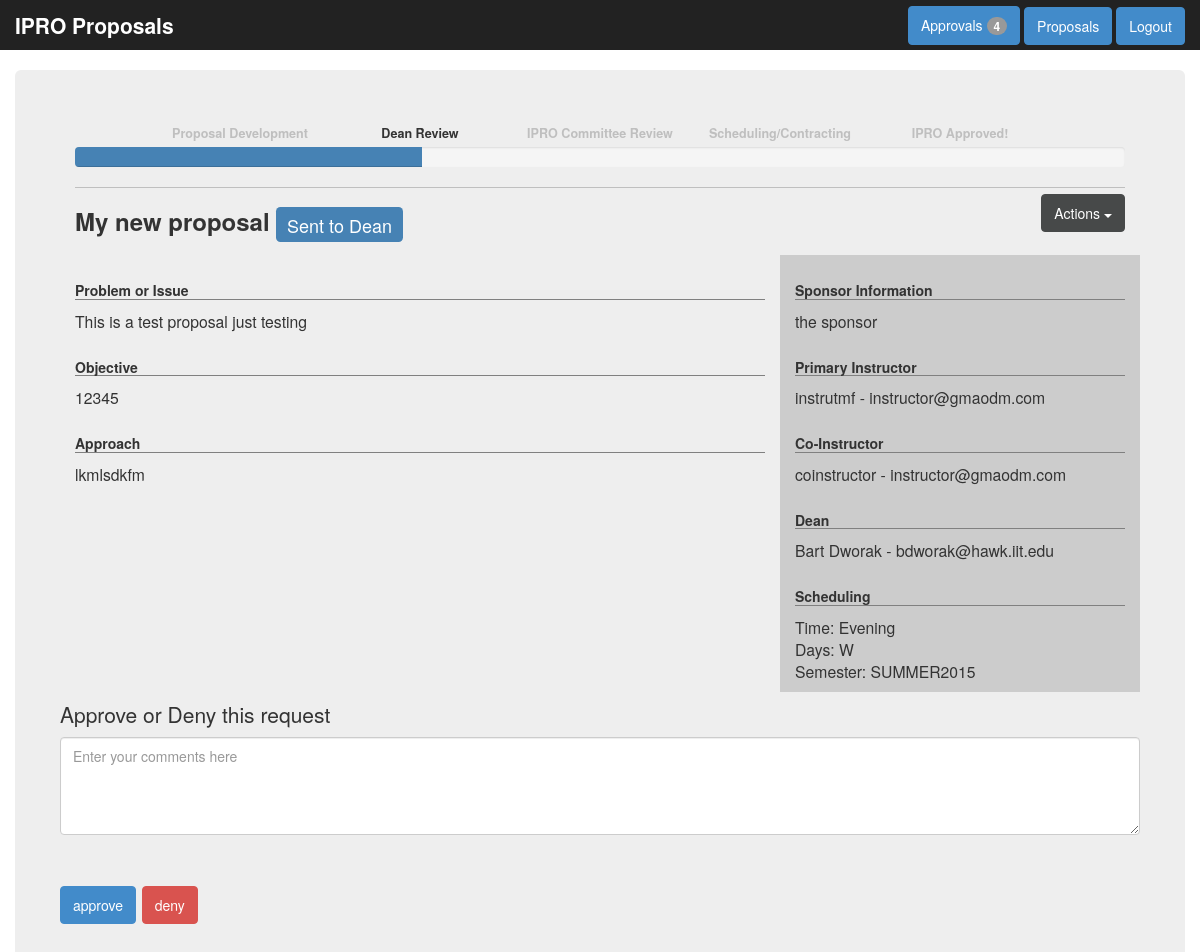
The page /showProposal.php?proposalID=6 (signed in) on the database as committed earlier.
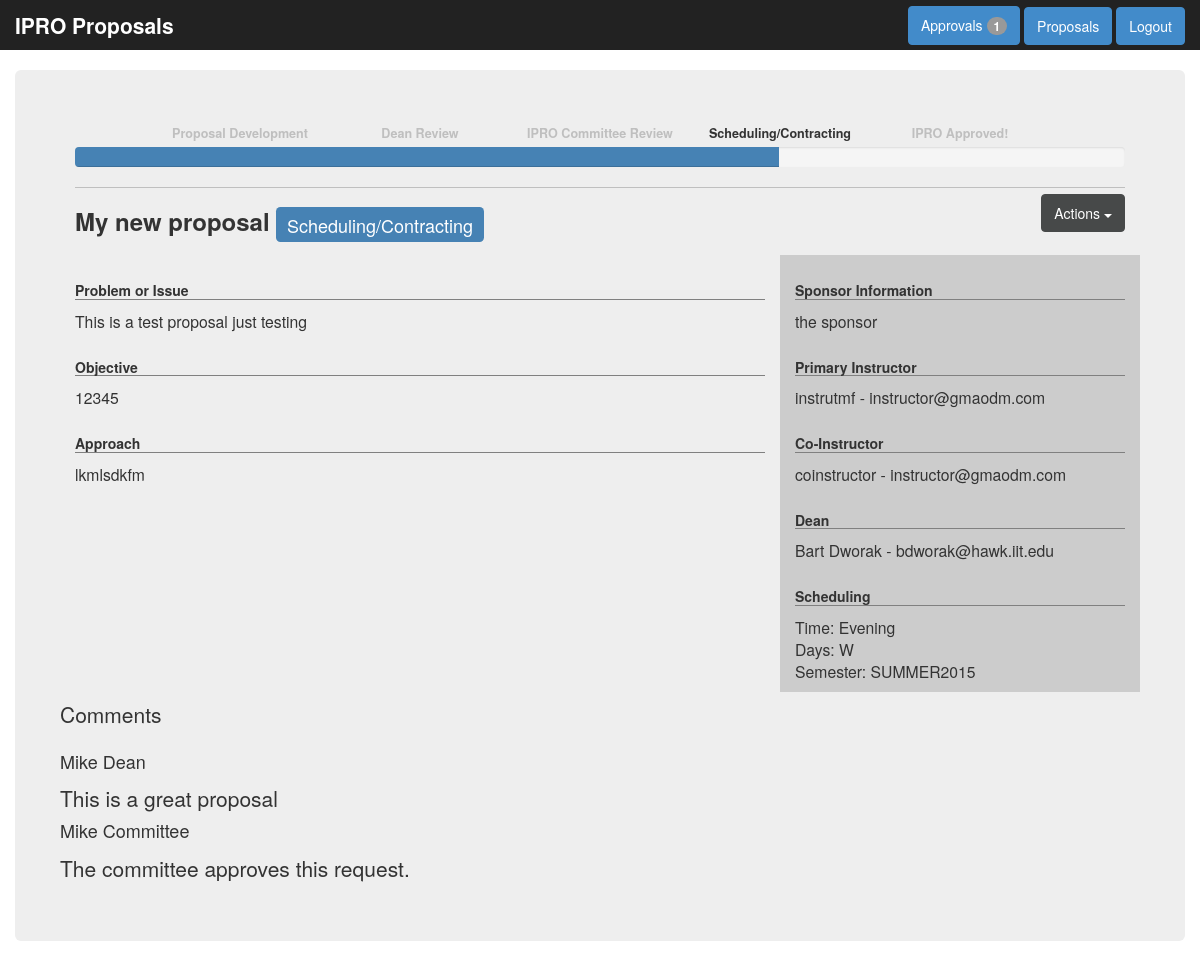
The same page on the database as committed later.
### tables this page shows
CREATE TABLE IF NOT EXISTS `proposals` (
  `ID` int(9) NOT NULL AUTO_INCREMENT,
  `Instructor` varchar(255) NOT NULL,
  `InstructorEmail` varchar(255) NOT NULL,
  `CoInstructor` varchar(255) NOT NULL,
  `CoInstructorEmail` varchar(255) NOT NULL,
  `Sponsor` varchar(255) NOT NULL,
  `ApprovingDean` int(9) NOT NULL,
  `Title` varchar(255) NOT NULL,
  `Problem` text NOT NULL,
  `Objective` text NOT NULL,
  `Approach` text NOT NULL,
  `Semester` varchar(255) NOT NULL,
  `Days` text NOT NULL,
  `Time` varchar(255) NOT NULL,
  `CourseNumber` int(3) NOT NULL,
  `OwnerID` int(9) NOT NULL,
  `status` int(1) NOT NULL,
  PRIMARY KEY (`ID`)
);

CREATE TABLE IF NOT EXISTS `proposal_comments` (
  `id` int(9) unsigned NOT NULL AUTO_INCREMENT,
  `comment` text NOT NULL,
  `timestamp` int(12) NOT NULL,
  `userID` int(9) NOT NULL,
  `proposalID` int(9) NOT NULL,
  PRIMARY KEY (`id`)
);

### classes/config/database_config.php (called while the page is built)
<?php
$database_location = '127.0.0.1';
$database_username = 'proposals';
$database_password = '123456';
$database_name = 'proposals';
?>

### classes/Database.php (called while the page is built, shortened)
<?php
class Database{
    private static $database_conn;
    private static $databaseConnected = false;
    function __construct(){
        if(!self::$databaseConnected){
            include('config/database_config.php');
            self::$database_conn = new mysqli($database_location,$database_username,$database_password,$database_name);
            self::$databaseConnected = true;
            }
    }
    public function getConnection(){
        return self::$database_conn;
    }
}
?>

### showProposal.php (the view, shortened to what the changed rows need)
<?php
include_once('include/headers.php');
if(intval(@$_GET['proposalID']) != 0){
    $pageProposal = new Proposal($_GET['proposalID']);
}
?>
<!DOCTYPE html>
<html lang="en  ">
<head>
  <link href="css/bootstrap.min.css" rel="stylesheet">
  <link href="css/style.css" rel="stylesheet">
</head>
<body>
<?php
include_once('include/nav.php');
?>
<div id="show-proposal">
  <div class="container jumbotron">
       <?php echo Proposal::convertStatusToProgressBox($pageProposal->getStatus()) ?>
    <div class="pull-right">
      <div class="btn-group">
      </div>
    </div>
    <div class="title">
      <h3>
        <?php
            echo $pageProposal->getTitle();
        ?>
          <span class="label <?php echo Proposal::convertStatusToClassColor($pageProposal->getStatus()) ?>"><?php echo Proposal::convertStatusToText($pageProposal->getStatus()) ?></span>
      </h3>
    </div>
    <div class="row">
      <div class="col-lg-8 ipro-info">
        <h5>Problem or Issue</h5>
        <p>
          <?php
          echo nl2br($pageProposal->getProblem());
          ?>
        </p>
        <h5>Objective</h5>
        <p>
          <?php
          echo nl2br($pageProposal->getObjective());
          ?>
        </p>
        <h5>Approach</h5>
        <p>
          <?php
          echo nl2br($pageProposal->getApproach());
          ?>
        </p>
      </div>
      <div class="col-lg-4 ipro-details">
        <h5>Sponsor Information</h5>
        <p><?php echo $pageProposal->getSponsor(); ?></p>
        <h5>Primary Instructor</h5>
        <p><?php echo $pageProposal->getInstructor(); ?> - <?php echo $pageProposal->getInstructorEmail(); ?></p>
        <h5>Co-Instructor</h5>
        <p><?php echo $pageProposal->getCoInstructor(); ?> - <?php echo $pageProposal->getCoInstructorEmail(); ?></p>
        <h5>Dean</h5>
        <p><?php echo $pageProposal->getDeanName(); ?> - <?php echo $pageProposal->getDeanEmail(); ?></p>
        <h5>Scheduling</h5>
        <p>Time: <?php echo $pageProposal->getTime(); ?><br>
            Days: <?php echo $pageProposal->displayDays(); ?><br>
            Semester: <?php echo $pageProposal->getSemester(); ?></p>
      </div>
       <?php
       $commentsArray = $pageProposal->getComments();
       if(count($commentsArray) != 0){
           echo 'Comments';
           echo '<div class="media">';
           for($i =0;$i < count($commentsArray);$i++){
               echo '<div class="media-body"><h4 class="media-heading">'.$commentsArray[$i][2].'</h4>'.$commentsArray[$i][1].'</div>';
           }
           echo '</div>';
       }
       if((($pageProposal->getStatus() == 2)&&($_SESSION['proposal_UserLevel'] == 2))||(($pageProposal->getStatus() == 4)&&($_SESSION['proposal_UserLevel'] == 3))){
           echo 'Approve or Deny this request';
           echo '<form action="?proposalID='.$pageProposal->getID().'&action=approvedeny" method="POST">';
           echo '<textarea name="comment" cols="50" rows="4" placeholder="Enter your comments here" class="form-control"></textarea><br>
                 <input type="submit" name="submit" value="approve" class="btn btn-primary"> <input type="submit" name="submit" value="deny" class="btn btn-danger">';
           echo '</form>';
       }
       ?>
    </div>
  </div>
</div>
</body>
</html>

### include/nav.php (shortened to what the changed rows need)
<header class="navbar navbar-inverse navbar-fixed-top">
  <div class="container">
    <?php
    if(@$_SESSION['proposal_LoggedIn'] == 0){
        echo '<nav class="pull-right">
              <a href="http://ipro.iit.edu/" target="_blank" class="btn btn-danger navbar-btn">Visit IPRO Homepage</a>
              </nav>';
    }elseif(@$_SESSION['proposal_LoggedIn'] == 1){
        echo '<nav class="pull-right">
             ';
        if(($_SESSION['proposal_UserLevel'] == 2)||($_SESSION['proposal_UserLevel'] == 3)){
            echo '<a href="approvals.php" class="btn btn-primary navbar-btn">Approvals <span class="badge">'.Proposal::calculateMyApprovals().'</span></a>
                ';
        }
        echo '
            <a href="dashboard.php" class="btn btn-primary navbar-btn">Proposals</a>
            <!-- since archives are not yet implemented we are disabling the drop down button
            <div class="btn-group">
                    <button type="button" class="btn btn-primary navbar-btn dropdown-toggle" data-toggle="dropdown">
                    Dasboard <span class="caret"></span>
                    </button>
                    <ul class="dropdown-menu">
                        <li><a href="dashboard.php">Proposals</a></li>
                        <li><a href="archive.html">Archive</a></li>
                    </ul>
                </div>
                -->
                <!-- Settings not yet implemented for users, changing this to just
                <div class="btn-group">
                    <button type="button" class="btn btn-primary navbar-btn dropdown-toggle" data-toggle="dropdown">
                    User <span class="caret"></span>
                    </button>
                    <ul class="dropdown-menu">
                        <li><a href="#">Settings</a></li>
                        <li class="divider"></li>
                    <li><a href="logout.php">Logout</a></li>
                    </ul>
                </div> -->
                <a href="logout.php" class="btn btn-primary navbar-btn">Logout</a>
             </nav>';
    }
    ?>
  </div>
</header>

### classes/Proposal.php (shortened to what the changed rows need)
<?php
class Proposal {
    private $ID;
    private $Instructor;
    private $InstructorEmail;
    private $CoInstructor;
    private $CoInstructorEmail;
    private $Sponsor;
    private $ApprovingDean;
    private $Title;
    private $Problem;
    private $Objective;
    private $Approach;
    private $Semester;
    private $Days;
    private $Time;
    private $status;
    private $dbconn;
    function __construct($proposalID){
        $this->dbconn = new Database();
        $this->dbconn = $this->dbconn->getConnection();
        if(intval($proposalID != 0)){
            $loadProposalSql = "SELECT * FROM proposals WHERE ID='".intval($proposalID)."' LIMIT 1";
            $loadProposalResult = $this->dbconn->query($loadProposalSql);
            if($loadProposalResult->num_rows == 1){
                $rows = $loadProposalResult->fetch_assoc();
                $this->ID = $rows['ID'];
                $this->Instructor = $rows['Instructor'];
                $this->InstructorEmail = $rows['InstructorEmail'];
                $this->CoInstructor = $rows['CoInstructor'];
                $this->CoInstructorEmail = $rows['CoInstructorEmail'];
                $this->Sponsor = $rows['Sponsor'];
                $this->ApprovingDean = $rows['ApprovingDean'];
                $this->Title = $rows['Title'];
                $this->Problem = $rows['Problem'];
                $this->Objective = $rows['Objective'];
                $this->Approach = $rows['Approach'];
                $this->Semester = $rows['Semester'];
                $this->Days = unserialize($rows['Days']);
                $this->Time = $rows['Time'];
                $this->status = $rows['status'];
            }
        }
    }
   function getID(){
       return $this->ID;
   }
   function getInstructor(){
       return $this->Instructor;
   }
   function getInstructorEmail(){
       return $this->InstructorEmail;
   }
   function getCoInstructor(){
       return $this->CoInstructor;
   }
   function getCoInstructorEmail(){
       return $this->CoInstructorEmail;
   }
   function getSponsor(){
       return $this->Sponsor;
   }
   function getTitle(){
       return $this->Title;
   }
   function getProblem(){
       return $this->Problem;
   }
   function getObjective(){
       return $this->Objective;
   }
   function getApproach(){
       return $this->Approach;
   }
   function getSemester(){
       return $this->Semester;
   }
   function getTime(){
       return $this->Time;
   }
   function getStatus(){
       return $this->status;
   }
   static function convertStatusToText($statusID){
       switch ($statusID){
           case 2:
               $statusText = 'Sent to Dean';
               break;
           case 5:
               $statusText = 'Scheduling/Contracting';
               break;
       }
       return $statusText;
   }
   static function convertStatusToClassColor($statusID){
       switch ($statusID){
           case 2:
               $statusClass = 'label-2';
               break;
           case 5:
               $statusClass = 'label-6';
               break;
       }
       return $statusClass;
   }
   static function convertStatusToProgressBox($statusID){
       $currentStatus = array();
       if($statusID == 0){
           $currentStatus[1] = 'current-status';
       }elseif($statusID == 1){
           $currentStatus[1] = 'current-status';
       }elseif($statusID == 2){
           $currentStatus[2] = 'current-status';
       }elseif($statusID == 3){
           $currentStatus[2] = 'current-status';
       }elseif($statusID == 4){
           $currentStatus[3] = 'current-status';
       }elseif($statusID == 5){
           $currentStatus[4] = 'current-status';
       }elseif($statusID == 6){
           $currentStatus[5] = 'current-status';
       }
       $output = '
      <div id="proposal-progress">
      <div class="row text-center">
        <div class="col-lg-2 col-offset-1 '.@$currentStatus[1].'">
          Proposal Development
        </div>
        <div class="col-lg-2 '.@$currentStatus[2].'">
          Dean Review
        </div>
        <div class="col-lg-2 '.@$currentStatus[3].'">
          IPRO Committee Review
        </div>
        <div class="col-lg-2 '.@$currentStatus[4].'">
          Scheduling/Contracting
        </div>
        <div class="col-lg-2 '.@$currentStatus[5].'">
          IPRO Approved!
        </div>
      </div>';
       switch ($statusID){
           case 2:
               $output .='
                   <div class="progress">
                        <div class="progress-bar progress-2"></div>
                    </div>';
               break;
           case 5:
               $output .='
                   <div class="progress">
                        <div class="progress-bar progress-4"></div>
                    </div>';
               break;
       }
       $output .= '</div>';
       return $output;
   }
   function getDeanName(){
       $deanID = $this->ApprovingDean;
       if(intval($deanID) != 0){
           $sql = "SELECT deanName FROM deans WHERE id='".intval($deanID)."'";
           $result = $this->dbconn->query($sql);
           $row = $result->fetch_assoc();
           return $row['deanName'];
       }else{
           return 'Error';
       }
   }
   function getDeanEmail(){
       $deanID = $this->ApprovingDean;
       if(intval($deanID) != 0){
           $sql = "SELECT deanEmail FROM deans WHERE id='".intval($deanID)."'";
           $result = $this->dbconn->query($sql);
           $row = $result->fetch_assoc();
           return $row['deanEmail'];
       }else{
           return 'Error';
       }
   }
   function displayDays(){
       $dayArray = array('M','T','W','Th','F');
       $output ='';
       for($i=0;$i<5;$i++){
           if(@$this->Days[$i+1] == 'on'){
               $output .= $dayArray[$i].' ';
           }
       }
       return $output;
   }
   static function calculateMyApprovals(){
       if(($_SESSION['proposal_LoggedIn'])&&($_SESSION['proposal_UserLevel'] == 2)){
           $sql = "SELECT ID,ApprovingDean FROM proposals WHERE status='2'";
           $dbconnlocal = new Database();
           $dbconnlocal = $dbconnlocal->getConnection();
           $result = $dbconnlocal->query($sql);
           $deanIDSql = "SELECT id FROM deans WHERE userID='".intval($_SESSION['proposal_userID'])."'";
           $deanQuery = $dbconnlocal->query($deanIDSql);
           $deanRows = $deanQuery->fetch_assoc();
           $deanID = $deanRows['id'];
           $approvalCount = 0;
           while($approvals = $result->fetch_assoc()){
               if($approvals['ApprovingDean'] == $deanID){
                   $approvalCount = $approvalCount +1;
               }
           }
           return $approvalCount;
       }
   }
   static function userIDtoFullName($userID){
       $dbconnlocal = new Database();
       $dbconnlocal = $dbconnlocal->getConnection();
       $sql = "SELECT id,FName,LName FROM users WHERE id='".intval($userID)."'";
       $query = $dbconnlocal->query($sql);
       $row = $query->fetch_assoc();
       return $row['FName'].' '.$row['LName'];
   }
   function getComments(){
       $sql = "SELECT * FROM proposal_comments WHERE proposalID='".$this->ID."'";
       $query = $this->dbconn->query($sql);
       $CommentsArray = array();
       while($rows = $query->fetch_assoc()){
           $singleCommentArray = array();
           $singleCommentArray[0] = $rows['id'];
           $singleCommentArray[1] = $rows['comment'];
           $singleCommentArray[2] = Proposal::userIDtoFullName($rows['userID']);
           $singleCommentArray[3] = $rows['timestamp'];
           array_push($CommentsArray, $singleCommentArray);
       }
       return $CommentsArray;
   }
}
?>

Rows that differ between the two databases and show on the page:
changed proposals "My new proposal": status "Sent to Dean" → "Scheduling/Contracting"
added proposal_comments: i "Mike Dean", comment "This is a great proposal"
added proposal_comments: i "Mike Committee", comment "The committee approves this request."
Other text that changed with them:
Proposal::calculateMyApprovals(): "4" → "1"
form field submit: "approve" → (not shown)
form field submit: "deny" → (not shown)
text no longer shown: "Approve or Deny this request"
text now shown: "Comments"
